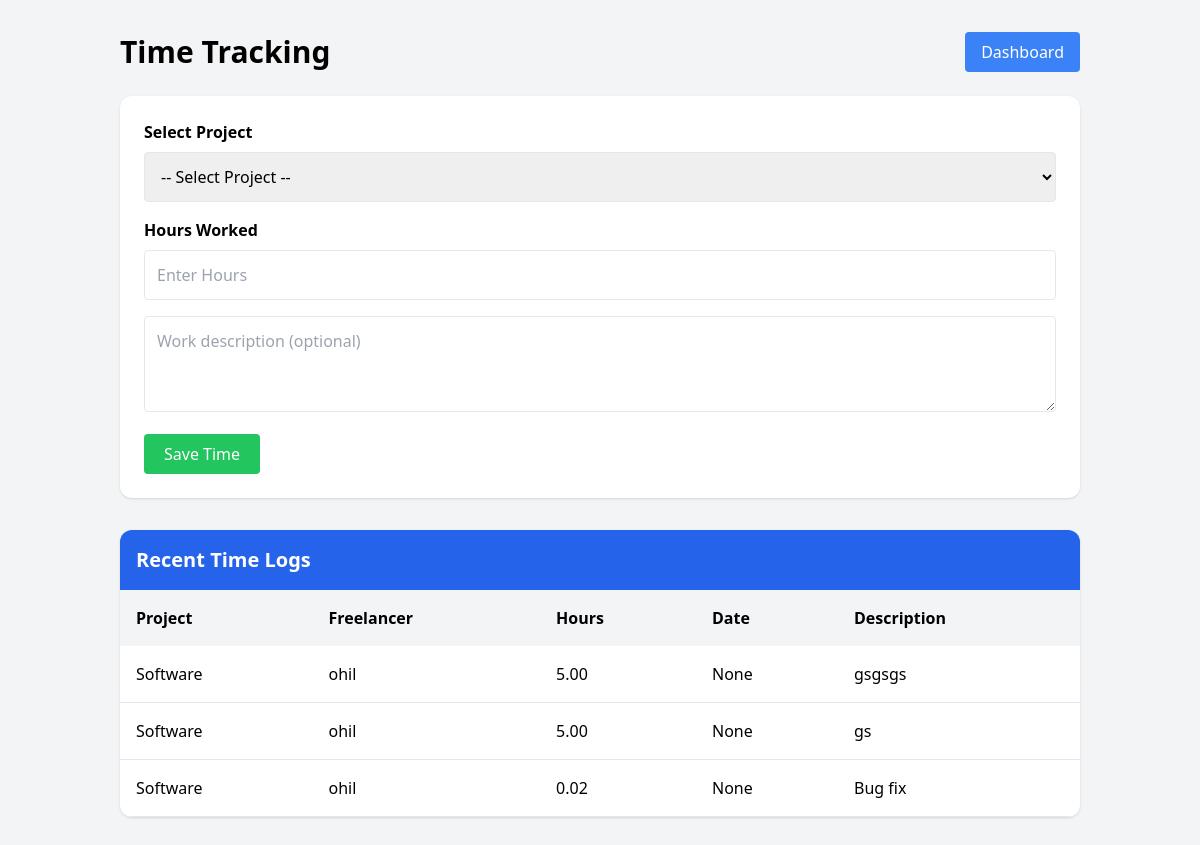
Page /time_tracking (signed in) on the earlier database version.
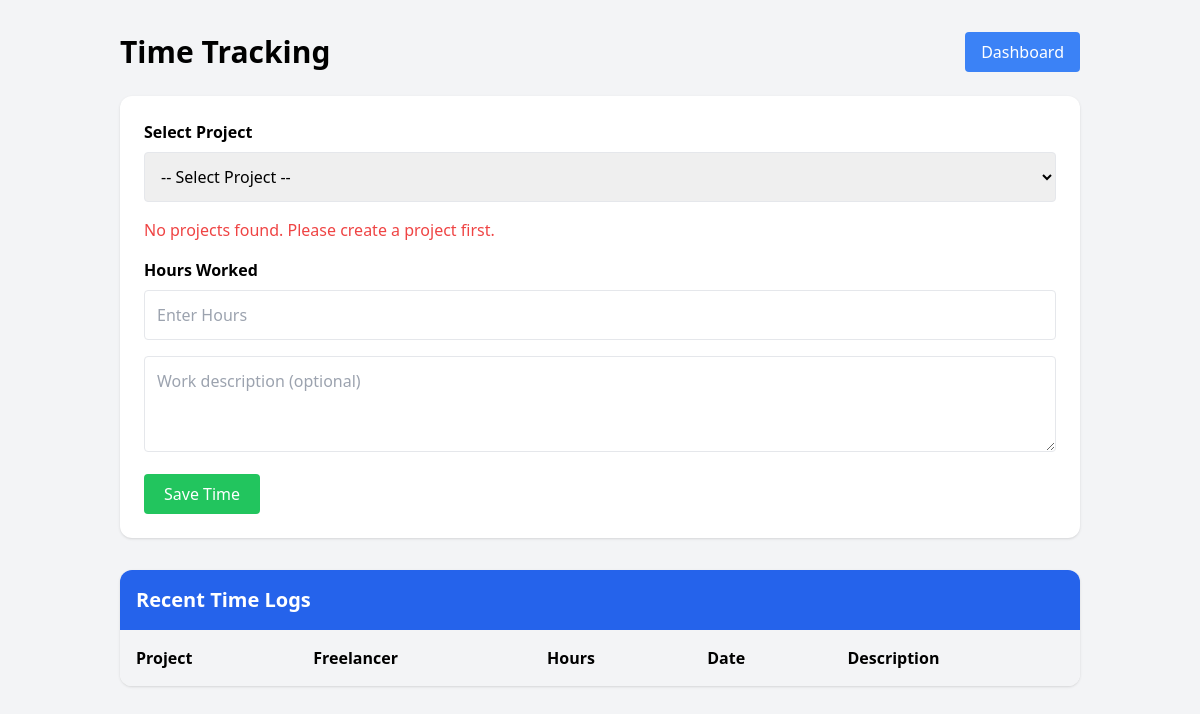
Same page on the later database version.
### tables this page shows
CREATE TABLE time_logs(
        id INTEGER PRIMARY KEY AUTOINCREMENT,
        project_id INTEGER,
        hours REAL,
        user_id INTEGER
    , description TEXT, date TIMESTAMP);

CREATE TABLE projects(
        id INTEGER PRIMARY KEY AUTOINCREMENT,
        name TEXT,
        type TEXT,
        rate INTEGER,
        status TEXT,
        user_id INTEGER
    , created_at TIMESTAMP, deadline TEXT, description TEXT);

CREATE TABLE users (
    id INTEGER PRIMARY KEY AUTOINCREMENT,
    username TEXT UNIQUE,
    password TEXT,
    role TEXT
, email TEXT, created_at TIMESTAMP, status TEXT);

### app.py (the view, shortened to what this page needs)
@app.route("/time_tracking", methods=["GET", "POST"])
@login_required
def time_tracking():
    user_id = session["user_id"]
    role = session["role"]
    conn = get_db_connection()
    error = None
    if role == "admin":
        projects = conn.execute("SELECT id, name FROM projects").fetchall()
        logs = conn.execute("""
            SELECT time_logs.*, projects.name as project_name, users.username
            FROM time_logs
            JOIN projects ON time_logs.project_id = projects.id
            JOIN users ON time_logs.user_id = users.id
            ORDER BY time_logs.date DESC LIMIT 50
        """).fetchall()
    close_db_connection(conn)
    return render_template(
        "time_tracking.html",
        projects=projects,
        logs=logs,
        role=role,
        error=error,
        selected_project=request.form.get("project_id") if request.method == "POST" else request.args.get("project_id")
    )

### app.py (called while the page is built)
def login_required(f):
    @wraps(f)
    def decorated_function(*args, **kwargs):
        if "user_id" not in session:
            return redirect("/login")
        return f(*args, **kwargs)
    return decorated_function

### database.py (called while the page is built)
def get_db_connection():
    conn = sqlite3.connect(DATABASE_PATH)
    conn.row_factory = sqlite3.Row
    return conn

def close_db_connection(conn):
    if conn:
        conn.close()

### templates/time_tracking.html (shortened to what this page needs)
<!DOCTYPE html>
<html>
<head>
    <script src="https://cdn.tailwindcss.com"></script>
</head>
<body class="bg-gray-100 min-h-screen">
<div class="p-8 max-w-5xl mx-auto">
    <div class="flex justify-between items-center mb-6">
        <h1 class="text-3xl font-bold">Time Tracking</h1>
        <a href="/"
           class="bg-blue-500 text-white px-4 py-2 rounded hover:bg-blue-600">
            Dashboard
        </a>
    </div>
    <div class="bg-white p-6 rounded-xl shadow mb-8">
        <form method="POST">
            <label class="block mb-2 font-semibold">
                Select Project
            </label>
            <select name="project_id"
                    class="border p-3 w-full mb-4 rounded"
                    required>
                <option value="">-- Select Project --</option>
            </select>
            {% if not projects %}
                <p class="text-red-500 mb-4">
                    No projects found. Please create a project first.
                </p>
            {% endif %}
            <label class="block mb-2 font-semibold">
                Hours Worked
            </label>
            <input
                type="number"
                step="0.1"
                min="0"
                name="hours"
                placeholder="Enter Hours"
                class="border p-3 w-full mb-4 rounded"
                required
            >
            <textarea
                name="description"
                placeholder="Work description (optional)"
                class="border p-3 w-full mb-4 rounded h-24"></textarea>
            <button type="submit"
                    class="bg-green-500 text-white px-5 py-2 rounded hover:bg-green-600">
                Save Time
            </button>
        </form>
    </div>
    <div class="bg-white rounded-xl shadow overflow-hidden">
        <div class="bg-blue-600 text-white p-4 text-xl font-bold">
            Recent Time Logs
        </div>
        <table class="w-full">
            <thead>
                <tr class="bg-gray-100">
                    <th class="p-4 text-left">Project</th>
                    {% if role == "admin" %}
                        <th class="p-4 text-left">Freelancer</th>
                    {% endif %}
                    <th class="p-4 text-left">Hours</th>
                    <th class="p-4 text-left">Date</th>
                    <th class="p-4 text-left">Description</th>
                </tr>
            </thead>
            <tbody>
                {% for log in logs %}
                <tr class="border-b">
                    <td class="p-4">{{ log.project_name }}</td>
                    {% if role == "admin" %}
                        <td class="p-4">{{ log.username }}</td>
                    {% endif %}
                    <td class="p-4">{{ "%.2f"|format(log.hours) }}</td>
                    <td class="p-4">{{ log.date }}</td>
                    <td class="p-4">{{ log.description }}</td>
                </tr>
                {% endfor %}
            </tbody>
        </table>
    </div>
</div>
</body>
</html>

Differences in the rows shown:
removed time_logs: project_name "Software", username "ohil", hours "5.00", date "None", description "gsgsgs"
removed time_logs: project_name "Software", username "ohil", hours "5.00", date "None", description "gs"
removed time_logs: project_name "Software", username "ohil", hours "0.02", date "None", description "Bug fix"
Other differences:
text now shown: "No projects found. Please create a project first."
